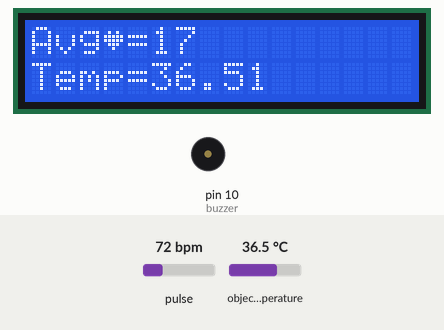
Recording of a sketch running on a simulated Arduino Uno, built with avr-gcc and run on an emulated ATmega328P. Shown: 16×2 character LCD, buzzer (waves = sounding, pin HIGH). The test bench sets the inputs (shaded band); at power-on: pulse 72 bpm, object temperature 36.5 °C. What the sketch prints to the serial monitor is not drawn.

Above: at 11.2 s.
11.3 s: pulse set to 75 bpm
At 14.4 s:
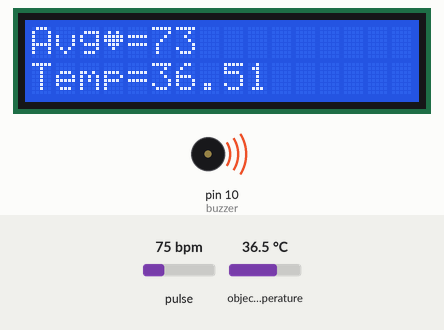
At 16.2 s:
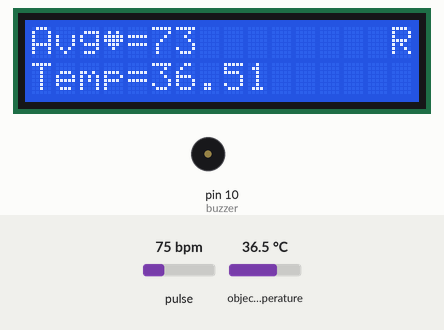
Timing chart, 0 to 37.9 s (numbered marks = the images above; inputs shaded):
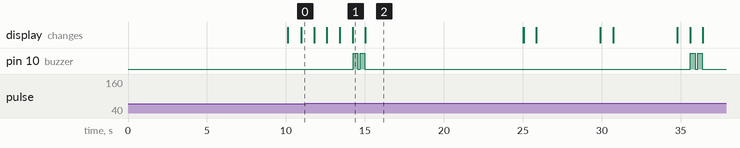

Measured:
- the behaviour switches between 73 and 74 bpm on pulse (found by bisection; images 0 and 1)
- after the input at 11.3 s, pin 10 (buzzer): LOW → HIGH after 3.0 s, → LOW 0.30 s later, → HIGH 0.15 s later, → LOW 0.30 s later, … (8 changes in this stretch)
- what the display in image 1 shows lasts 0.8 s, from 14.2 s to 15.0 s

The sketch:

code.ino
```cpp
#include <Wire.h>
#include <LiquidCrystal_I2C.h>
#include "MAX30105.h"
#include "heartRate.h"
#include <Adafruit_MLX90614.h>

#if defined(ARDUINO) && ARDUINO >= 100
#define printByte(args)  write(args);
#else
#define printByte(args)  print(args,BYTE);
#endif

LiquidCrystal_I2C lcd(0x27, 16, 2); // set the LCD address to 0x27 for a 16 chars and 2 line display
MAX30105 particleSensor;
Adafruit_MLX90614 mlx = Adafruit_MLX90614();

const int buzzer =  10;
uint8_t heart[8] = {0x0, 0xa, 0x1f, 0x1f, 0xe, 0x4, 0x0};
int oldHeart = 0;
float oldTemp = 0;
bool rwMood = false;
int rwMoodCount = 0;

const byte RATE_SIZE = 4; //Increase this for more averaging. 4 is good.
byte rates[RATE_SIZE]; //Array of heart rates
byte rateSpot = 0;
long lastBeat = 0; //Time at which the last beat occurred
float beatsPerMinute;
int beatAvg;

int countAvg = 0;
int oldavg = 0;
int countDone = 0;

int sampleAvgComp = 5;
float maxTempWorng = 37;
int rTime = 10000;
int wrongTime = 10000;

void setup() {
  pinMode(buzzer, OUTPUT);
  digitalWrite(buzzer, LOW);
  Serial.begin(115200);
  Serial.println("Initializing...");
  if (!particleSensor.begin(Wire, I2C_SPEED_FAST)) //Use default I2C port, 400kHz speed
  {
    Serial.println("MAX30105 was not found. Please check wiring/power. ");
    while (1);
  }
  // Serial.println("Place your index finger on the sensor with steady pressure.");
  particleSensor.setup(); //Configure sensor with default settings
  particleSensor.setPulseAmplitudeRed(0x0A); //Turn Red LED to low to indicate sensor is running
  particleSensor.setPulseAmplitudeGreen(0); //Turn off Green LED

  mlx.begin();

  lcd.init();
  lcd.backlight();
  lcd.createChar(0, heart);
  lcd.setCursor(0, 0);
  lcd.print("This Project by");
  lcd.setCursor(0, 1);
  lcd.print("AE Team");
  delay(10000);
  lcd.clear();
}

void loop() {
  countDone = 0;
  long irValue = particleSensor.getIR();

  if (checkForBeat(irValue) == true)
  {
    //We sensed a beat!
    long delta = millis() - lastBeat;
    lastBeat = millis();
    beatsPerMinute = 60 / (delta / 1000.0);

    if (beatsPerMinute < 255 && beatsPerMinute > 35)
    {
      rates[rateSpot++] = (byte)beatsPerMinute; //Store this reading in the array
      rateSpot %= RATE_SIZE; //Wrap variable
      //Take average of readings
      beatAvg = 0;
      for (byte x = 0 ; x < RATE_SIZE ; x++)
        beatAvg += rates[x];
      beatAvg /= RATE_SIZE;
    }
  }

  Serial.println("----------------------------");
  Serial.print("IR=");
  Serial.print(irValue);
  Serial.print(", BPM=");
  Serial.print(beatsPerMinute);
  // Serial.print("\t");
  Serial.print(", Avg BPM=");
  Serial.println(beatAvg);
  //
  Serial.print("oldavg=");
  Serial.print(oldavg);
  Serial.print(", countAvg=");
  Serial.println(countAvg);

  if (irValue < 50000) {
    Serial.print("No finger?");
    if ((oldHeart || oldTemp != 0) && countDone == 0 ) {
      lastResalt(oldHeart, oldTemp);
    }
    noFing();
    rwMood = false;
    rwMoodCount = 0;
  } else {
    rwMood = true;
    rwMoodCount = 1;
    lcdWrite(beatAvg, mlx.readObjectTempC());
  }

  if (countAvg <= sampleAvgComp) {
    if ((oldHeart || oldTemp != 0) && countAvg == sampleAvgComp) {
      lastResalt(oldHeart, oldTemp);
      countDone = 1;
    }
    if (oldavg != beatAvg) {
      oldavg = beatAvg;
      countAvg++;
    }
  }
  Serial.print(", countDone=");
  Serial.print(countDone);
  Serial.println();
}

void lcdWrite(int heart, float temp) {
  if (rwMoodCount == 1 ) {

    lcdScreenInit();
    rwMoodCount = 0;
  }

  if (oldHeart != heart) {
    lcd.setCursor(5, 0);
    lcd.print("   ");
    lcd.setCursor(5, 0);
    lcd.print(heart);
    oldHeart = heart;
  }

  if (oldTemp != temp) {
    lcd.setCursor(5, 1);
    lcd.print("   ");
    lcd.setCursor(5, 1);
    lcd.print(temp);
    oldTemp = temp;
  }
}

void noFing() {
  lcd.setCursor(0, 0);
  lcd.print("Please Put Your");
  lcd.setCursor(0, 1);
  lcd.print("Finger");
  delay(1000);
  lcd.noDisplay();
  delay(500);
  lcd.display();
  lcd.clear();
}

void lcdScreenInit() {
  lcd.setCursor(0, 0);
  lcd.print("Avg");
  lcd.printByte(0);
  lcd.setCursor(4, 0);
  lcd.print("=");
  lcd.setCursor(0, 1);
  lcd.print("Temp=");
}

void lastResalt(int heart, float temp) {
  bebbeb();
  lcd.setCursor(0, 0);
  lcd.print("Avg");
  lcd.printByte(0);
  lcd.setCursor(4, 0);
  lcd.print("=");
  lcd.setCursor(0, 1);
  lcd.print("Temp=");
  lcd.setCursor(15, 0);
  lcd.print("R");
  lcdWrite(heart, temp);

  if (temp >= maxTempWorng) {
    digitalWrite(buzzer, HIGH);
    delay(wrongTime);
  }

  delay(rTime);
  lcd.clear();
  oldTemp = 0;
  oldHeart = 0;
  oldavg = 0;
  beatAvg = 0;
  beatsPerMinute = 0;
  countAvg = 0;
  digitalWrite(buzzer, LOW);
}

void bebbeb() {
  digitalWrite(buzzer, HIGH);
  delay(300);
  digitalWrite(buzzer, LOW);
  delay(150);
  digitalWrite(buzzer, HIGH);
  delay(300);
  digitalWrite(buzzer, LOW);
}
```
